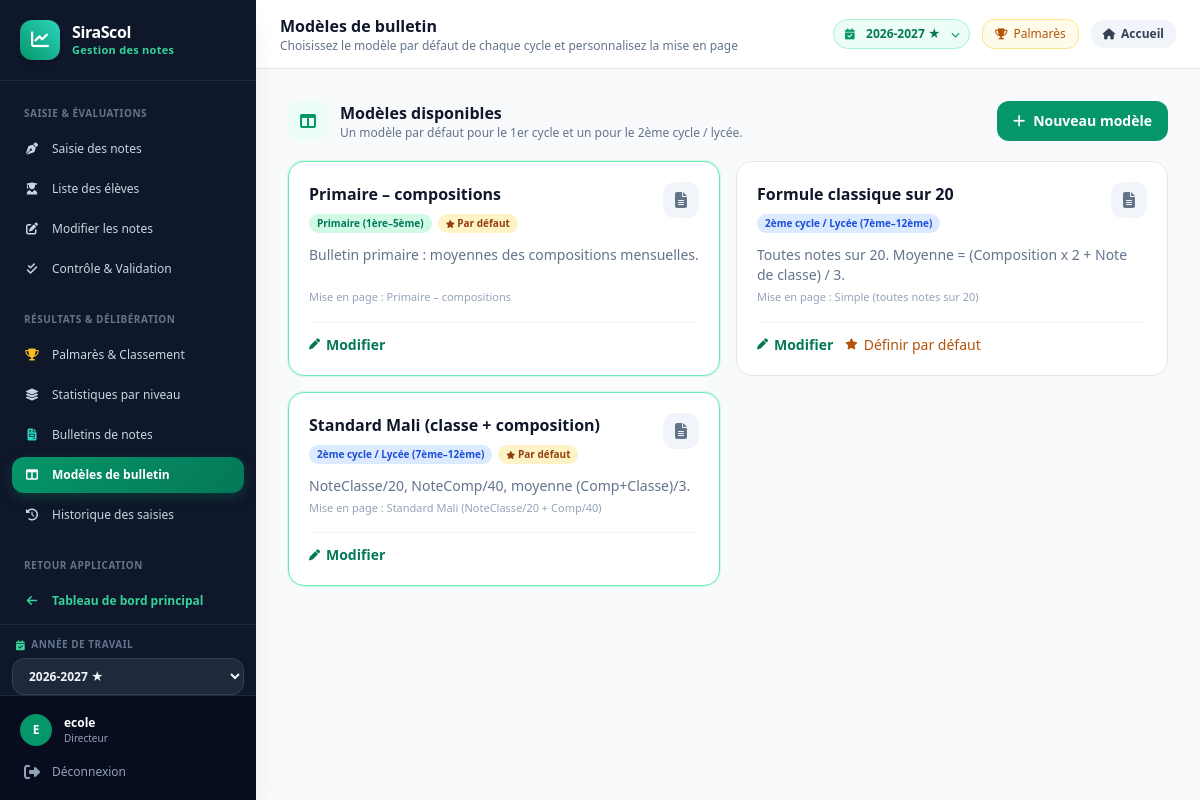
Screenshot of /notes/modeles-bulletin/ (signed in) with the database file from the repository.
### grades/models.py (models this page shows, shortened)
class BulletinTemplate(models.Model):
    CATEGORY_CHOICES = [
        ('primaire', 'Primaire (1ère–5ème)'),
        ('secondaire', '2ème cycle / Lycée (7ème–12ème)'),
    ]
    LAYOUT_CHOICES = [
        ('mali_standard', 'Standard Mali (NoteClasse/20 + Comp/40)'),
        ('simple_20', 'Simple (toutes notes sur 20)'),
        ('primaire_compositions', 'Primaire – compositions'),
    ]
    FORMULA_CHOICES = [
        ('comp40_plus_classe_div3', '(NoteComp/40 + NoteClasse/20) / 3'),
        ('comp20_x2_plus_classe_div3', '(Composition×2 + NoteClasse) / 3  [notes sur 20]'),
        ('moyenne_simple', 'Moyenne simple des notes'),
    ]
    name = models.CharField(max_length=120, verbose_name='Nom du modèle')
    category = models.CharField(max_length=20, choices=CATEGORY_CHOICES, verbose_name='Catégorie')
    layout = models.CharField(max_length=40, choices=LAYOUT_CHOICES, default='mali_standard')
    formula = models.CharField(
        max_length=40, choices=FORMULA_CHOICES, default='comp40_plus_classe_div3',
        verbose_name='Formule de moyenne',
    )
    description = models.TextField(blank=True)
    is_default = models.BooleanField(
        default=False,
        verbose_name='Modèle par défaut pour cette catégorie',
        help_text='Un seul défaut par catégorie (primaire ou secondaire).',
    )
    show_rank = models.BooleanField(default=True, verbose_name='Afficher le rang')
    show_prev_average = models.BooleanField(default=True, verbose_name='Afficher moyenne trimestre préc.')
    header_title = models.CharField(
        max_length=150, blank=True,
        verbose_name='Titre en-tête (optionnel)',
        help_text='Ex: BULLETIN SCOLAIRE — 2e TRIMESTRE',
    )
    created_at = models.DateTimeField(auto_now_add=True)
    class Meta:
        verbose_name = 'Modèle de bulletin'
        verbose_name_plural = 'Modèles de bulletins'
        ordering = ['category', 'name']

### grades/template_views.py (the view)
# urls.py: path('modeles-bulletin/', template_views.template_list, name='template_list'),
@login_required
@_students_use_portal
def template_list(request):
    ensure_default_templates()
    templates = BulletinTemplate.objects.all()
    return render(request, 'grades/template_list.html', {'templates': templates, 'section': 'modeles'})

### templates/grades/template_list.html (shortened to what this page needs)
{% extends "grades/base_cotes.html" %}
{% block header_title %}Modèles de bulletin{% endblock %}
{% block header_sub %}Choisissez le modèle par défaut de chaque cycle et personnalisez la mise en page{% endblock %}
{% block content %}
<div class="flex flex-col sm:flex-row sm:items-center justify-between gap-3 mb-5">
  <div class="flex items-start gap-3">
    <span class="w-10 h-10 rounded-xl bg-emerald-50 text-emerald-600 flex items-center justify-center shrink-0">
      <i class="fas fa-table-columns"></i>
    </span>
    <div>
      <h2 class="text-base font-bold text-slate-900">Modèles disponibles</h2>
      <p class="text-xs text-slate-500">Un modèle par défaut pour le 1er cycle et un pour le 2ème cycle / lycée.</p>
    </div>
  </div>
  <button type="button" onclick="openModalUrl('{% url 'grades:template_create' %}', 'Nouveau modèle')"
          class="inline-flex items-center justify-center gap-2 bg-emerald-600 hover:bg-emerald-700 text-white px-4 py-2.5 rounded-xl text-sm font-semibold shadow-xs transition-colors">
    <i class="fas fa-plus"></i> Nouveau modèle
  </button>
</div>
<div class="grid grid-cols-1 md:grid-cols-2 gap-4">
  {% for t in templates %}
  <div class="bg-white rounded-2xl border {% if t.is_default %}border-emerald-300 ring-1 ring-emerald-100{% else %}border-slate-200{% endif %} shadow-xs p-5 flex flex-col">
    <div class="flex items-start justify-between gap-3">
      <div class="min-w-0">
        <h3 class="font-semibold text-slate-900 truncate">{{ t.name }}</h3>
        <div class="flex flex-wrap items-center gap-1.5 mt-2">
          <span class="px-2 py-0.5 rounded-full text-[10px] font-semibold
            {% if t.category == 'primaire' %}bg-emerald-100 text-emerald-700{% else %}bg-blue-100 text-blue-700{% endif %}">
            {{ t.get_category_display }}
          </span>
          {% if t.is_default %}
          <span class="px-2 py-0.5 rounded-full text-[10px] font-semibold bg-amber-100 text-amber-800">
            <i class="fas fa-star text-[8px]"></i> Par défaut
          </span>
          {% endif %}
        </div>
      </div>
      <span class="w-9 h-9 rounded-xl bg-slate-100 text-slate-500 flex items-center justify-center shrink-0">
        <i class="fas fa-file-lines"></i>
      </span>
    </div>
    <p class="text-sm text-slate-500 mt-3 flex-1">{{ t.description|default:t.get_formula_display }}</p>
    <p class="text-[11px] text-slate-400 mt-1">Mise en page : {{ t.get_layout_display }}</p>
    <div class="flex flex-wrap items-center gap-3 mt-4 pt-3 border-t border-slate-100">
      <button type="button" onclick="openModalUrl('{% url 'grades:template_edit' t.pk %}', 'Modifier modèle')"
              class="inline-flex items-center gap-1.5 text-sm font-semibold text-emerald-700 hover:text-emerald-800">
        <i class="fas fa-pen text-[11px]"></i> Modifier
      </button>
      {% if not t.is_default %}
      <a href="{% url 'grades:template_set_default' t.pk %}"
         class="inline-flex items-center gap-1.5 text-sm text-amber-700 hover:underline">
        <i class="fas fa-star text-[11px]"></i> Définir par défaut
      </a>
      {% endif %}
    </div>
  </div>
  {% empty %}
  <div class="col-span-full bg-white rounded-2xl border border-dashed border-slate-300 p-10 text-center">
    <i class="fas fa-table-columns text-3xl text-slate-300"></i>
    <p class="text-sm text-slate-500 mt-3">Aucun modèle de bulletin configuré.</p>
  </div>
  {% endfor %}
</div>
{% endblock %}

### templates/grades/base_cotes.html (shortened to what this page needs)
{% load static %}
<!DOCTYPE html>
<html lang="fr" class="h-full bg-slate-50">
<head>
  <script src="https://cdn.tailwindcss.com"></script>
  <link rel="stylesheet" href="https://cdnjs.cloudflare.com/ajax/libs/font-awesome/6.5.1/css/all.min.css">
</head>
<body class="h-full flex flex-col text-slate-800 antialiased">
  <div class="flex flex-1 min-h-screen">
    <aside id="notes-sidebar"
      class="w-64 bg-slate-900 text-slate-300 flex flex-col fixed inset-y-0 left-0 z-40 -translate-x-full md:translate-x-0 transition-transform duration-200 ease-in-out shadow-xl no-print">
      <div class="px-5 py-5 border-b border-slate-800 flex items-center justify-between">
        <a href="{% url 'grades:classes' %}" class="flex items-center gap-3">
          <div class="w-10 h-10 rounded-xl bg-gradient-to-tr from-emerald-600 to-teal-400 text-white flex items-center justify-center text-lg shadow-md">
            <i class="fas fa-chart-line"></i>
          </div>
          <div>
            <p class="font-bold text-white text-base leading-tight tracking-tight">SiraScol</p>
            <p class="text-[11px] text-emerald-400 font-semibold tracking-wide">Gestion des notes</p>
          </div>
        </a>
      </div>
      <nav class="notes-nav flex-1 overflow-y-auto p-3 text-xs space-y-1">
        <p class="text-[10px] uppercase font-bold tracking-wider text-slate-500 px-3 pt-3 pb-1.5">Saisie & Évaluations</p>
        <a href="{% url 'grades:classes' %}"
           class="flex items-center gap-3 px-3 py-2.5 rounded-xl transition-all text-slate-300 {% if section == 'saisie' %}active{% endif %}">
          <i class="fas fa-pen-nib w-4 text-center"></i>
          <span class="text-xs">Saisie des notes</span>
        </a>
        <a href="{% url 'grades:liste_eleves' %}"
           class="flex items-center gap-3 px-3 py-2.5 rounded-xl transition-all text-slate-300 {% if section == 'liste' %}active{% endif %}">
          <i class="fas fa-user-graduate w-4 text-center"></i>
          <span class="text-xs">Liste des élèves</span>
        </a>
        <a href="{% url 'grades:modifier' %}"
           class="flex items-center gap-3 px-3 py-2.5 rounded-xl transition-all text-slate-300 {% if section == 'modifier' %}active{% endif %}">
          <i class="fas fa-edit w-4 text-center"></i>
          <span class="text-xs">Modifier les notes</span>
        </a>
        <a href="{% url 'grades:valider' %}"
           class="flex items-center gap-3 px-3 py-2.5 rounded-xl transition-all text-slate-300 {% if section == 'valider' %}active{% endif %}">
          <i class="fas fa-check-double w-4 text-center"></i>
          <span class="text-xs">Contrôle & Validation</span>
        </a>
        <p class="text-[10px] uppercase font-bold tracking-wider text-slate-500 px-3 pt-5 pb-1.5">Résultats & Délibération</p>
        <a href="{% url 'grades:palmares' %}"
           class="flex items-center gap-3 px-3 py-2.5 rounded-xl transition-all text-slate-300 {% if section == 'palmares' %}active{% endif %}">
          <i class="fas fa-trophy w-4 text-center text-amber-400"></i>
          <span class="text-xs">Palmarès & Classement</span>
        </a>
        <a href="{% url 'grades:niveaux' %}"
           class="flex items-center gap-3 px-3 py-2.5 rounded-xl transition-all text-slate-300 {% if section == 'niveaux' %}active{% endif %}">
          <i class="fas fa-layer-group w-4 text-center"></i>
          <span class="text-xs">Statistiques par niveau</span>
        </a>
        <a href="{% url 'grades:bulletin_list' %}"
           class="flex items-center gap-3 px-3 py-2.5 rounded-xl transition-all text-slate-300 {% if section == 'bulletins' %}active{% endif %}">
          <i class="fas fa-file-invoice w-4 text-center text-teal-400"></i>
          <span class="text-xs">Bulletins de notes</span>
        </a>
        <a href="{% url 'grades:template_list' %}"
           class="flex items-center gap-3 px-3 py-2.5 rounded-xl transition-all text-slate-300 {% if section == 'modeles' %}active{% endif %}">
          <i class="fas fa-table-columns w-4 text-center"></i>
          <span class="text-xs">Modèles de bulletin</span>
        </a>
        <a href="{% url 'grades:historique' %}"
           class="flex items-center gap-3 px-3 py-2.5 rounded-xl transition-all text-slate-300 {% if section == 'historique' %}active{% endif %}">
          <i class="fas fa-clock-rotate-left w-4 text-center"></i>
          <span class="text-xs">Historique des saisies</span>
        </a>
        <p class="text-[10px] uppercase font-bold tracking-wider text-slate-500 px-3 pt-5 pb-1.5">Retour Application</p>
        <a href="{% url 'core:dashboard' %}"
           class="flex items-center gap-3 px-3 py-2.5 rounded-xl transition-all text-emerald-400 hover:text-white hover:bg-slate-800 font-semibold">
          <i class="fas fa-arrow-left w-4 text-center"></i>
          <span class="text-xs">Tableau de bord principal</span>
        </a>
      </nav>
      {% if all_academic_years %}
      <form method="get" action="{% url 'core:set_year' %}" class="px-3 pt-3 m-0 border-t border-slate-800 no-print">
        <label for="notes-year-side" class="text-[10px] uppercase font-bold tracking-wider text-slate-500 px-1 flex items-center gap-1.5">
          <i class="fas fa-calendar-check text-emerald-400 text-[10px]"></i> Année de travail
        </label>
        <select id="notes-year-side" name="year" onchange="this.form.submit()"
                class="mt-1.5 w-full bg-slate-800 border border-slate-700 text-slate-100 text-xs font-semibold rounded-xl px-3 py-2 hover:bg-slate-700 cursor-pointer">
          {% for y in all_academic_years %}
          <option value="{{ y.id }}" {% if current_year and current_year.id == y.id %}selected{% endif %}>{{ y.name }}{% if y.is_current %} ★{% endif %}</option>
          {% endfor %}
        </select>
      </form>
      {% endif %}
      <div class="p-3 border-t border-slate-800 bg-slate-950/60 no-print">
        <div class="flex items-center gap-3 px-2 py-1.5">
          <div class="w-8 h-8 rounded-full bg-emerald-600 text-white flex items-center justify-center font-bold text-xs shrink-0">
            {{ user.first_name|first|upper|default:user.username|first|upper }}
          </div>
          <div class="min-w-0 flex-1">
            <p class="text-xs font-semibold text-white truncate">{{ user.get_full_name|default:user.username }}</p>
            <p class="text-[10px] text-slate-400 capitalize truncate">{{ user_role_label|default:"Utilisateur" }}</p>
          </div>
        </div>
        <form method="post" action="{% url 'accounts:logout' %}" class="m-0 mt-1">
          <button type="submit"
                  class="w-full flex items-center gap-3 px-3 py-2 rounded-xl text-slate-400 hover:text-red-300 hover:bg-slate-800 transition-colors text-left">
            <i class="fas fa-sign-out-alt w-4 text-center"></i>
            <span class="text-xs">Déconnexion</span>
          </button>
        </form>
      </div>
    </aside>
    <div class="flex-1 md:ml-64 min-w-0 flex flex-col min-h-screen bg-slate-50">
      <header class="bg-white border-b border-slate-200 sticky top-0 z-20 px-4 sm:px-6 py-3.5 flex items-center justify-between gap-3 shadow-xs no-print">
        <div class="flex items-center gap-3 min-w-0">
          <div class="min-w-0">
            <h1 class="font-bold text-slate-900 text-sm sm:text-base truncate">{% block header_title %}Gestion des notes{% endblock %}</h1>
            <p class="text-xs text-slate-500 truncate">{% block header_sub %}Saisie, calcul officiel des moyennes et délibération{% endblock %}</p>
          </div>
        </div>
        <div class="flex items-center gap-2 sm:gap-3 shrink-0">
          {% if all_academic_years %}
          <form method="get" action="{% url 'core:set_year' %}" class="hidden sm:block m-0">
            <div class="relative">
              <select id="notes-year" name="year" onchange="this.form.submit()"
                      class="appearance-none pl-8 pr-7 py-1.5 rounded-full text-xs font-semibold bg-emerald-50 text-emerald-700 border border-emerald-200 hover:bg-emerald-100 transition-colors cursor-pointer">
                {% for y in all_academic_years %}
                <option value="{{ y.id }}" {% if current_year and current_year.id == y.id %}selected{% endif %}>{{ y.name }}{% if y.is_current %} ★{% endif %}</option>
                {% endfor %}
              </select>
            </div>
          </form>
          {% elif current_year %}
          <div class="inline-flex items-center gap-1.5 px-3 py-1 rounded-full text-xs font-semibold bg-emerald-50 text-emerald-700 border border-emerald-200">
            <i class="fas fa-calendar-check text-[10px]"></i>
            <span>{{ current_year.name }}</span>
          </div>
          {% endif %}
          <a href="{% url 'grades:palmares' %}" class="hidden md:inline-flex items-center gap-1.5 px-3 py-1.5 rounded-xl text-xs font-medium bg-amber-50 text-amber-700 hover:bg-amber-100 border border-amber-200 transition-colors">
            <i class="fas fa-trophy text-[11px]"></i> Palmarès
          </a>
          <a href="{% url 'core:dashboard' %}" class="inline-flex items-center gap-1.5 px-3 py-1.5 rounded-xl text-xs font-semibold bg-slate-100 hover:bg-slate-200 text-slate-700 transition-colors" title="Retourner au menu principal">
            <i class="fas fa-home text-[11px]"></i> <span class="hidden md:inline">Accueil</span>
          </a>
        </div>
      </header>
      <main class="flex-1 p-4 sm:p-6 lg:p-8 pb-24 md:pb-8 max-w-7xl w-full mx-auto">
        {% block content %}{% endblock %}
      </main>
    </div>
  </div>
</body>
</html>

### rows the page displays
BulletinTemplate: name "Primaire – compositions", category "Primaire (1ère–5ème)", is_default True (drawn), description "Bulletin primaire : moyennes des compositions mensuelles.", layout "Primaire – compositions"
BulletinTemplate: name "Formule classique sur 20", category "2ème cycle / Lycée (7ème–12ème)", description "Toutes notes sur 20. Moyenne = (Composition x 2 + Note de classe) / 3.", layout "Simple (toutes notes sur 20)", is_default False (drawn)
BulletinTemplate: name "Standard Mali (classe + composition)", category "2ème cycle / Lycée (7ème–12ème)", is_default True (drawn), description "NoteClasse/20, NoteComp/40, moyenne (Comp+Classe)/3.", layout "Standard Mali (NoteClasse/20 + Comp/40)"

### other values shown
{{ user.first_name|first|upper|default:user.username|first|upper }} "E"
{{ user.get_full_name|default:user.username }} "ecole"
{{ user_role_label|default:"Utilisateur" }} "Directeur"
form field year "2026-2027 ★"
